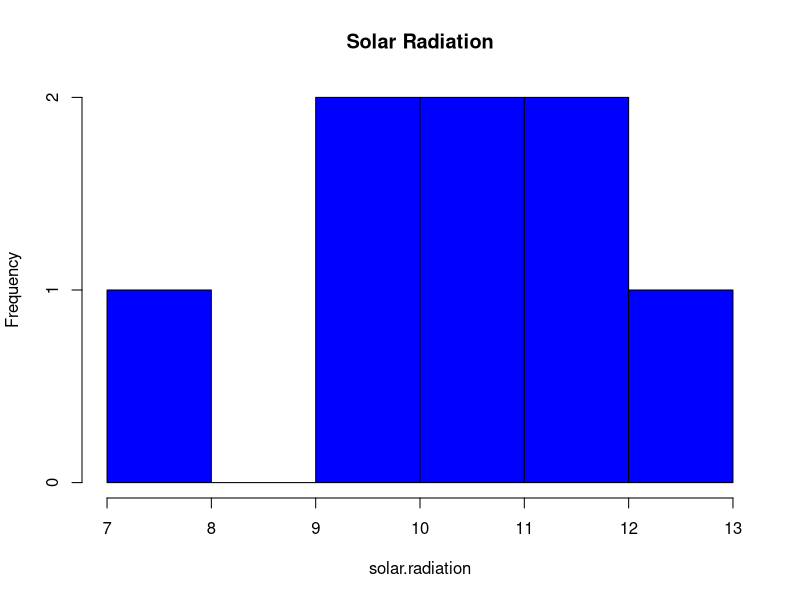
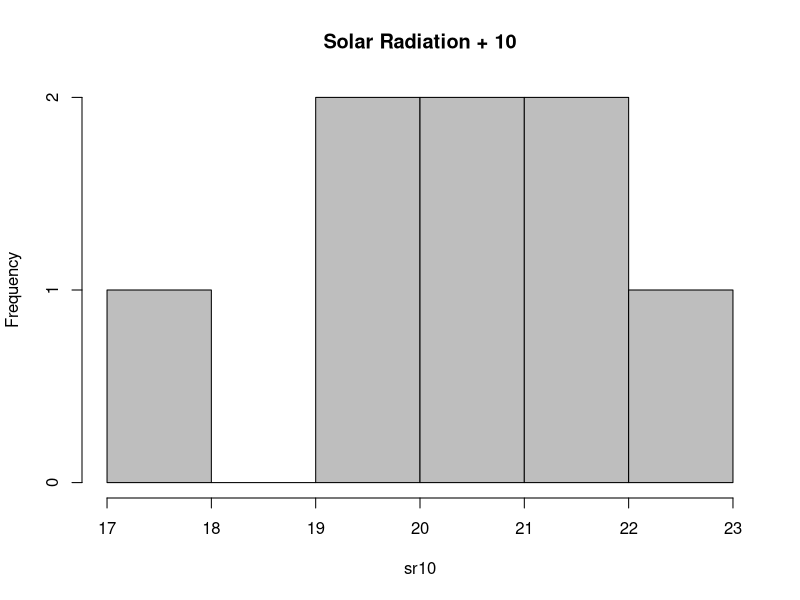
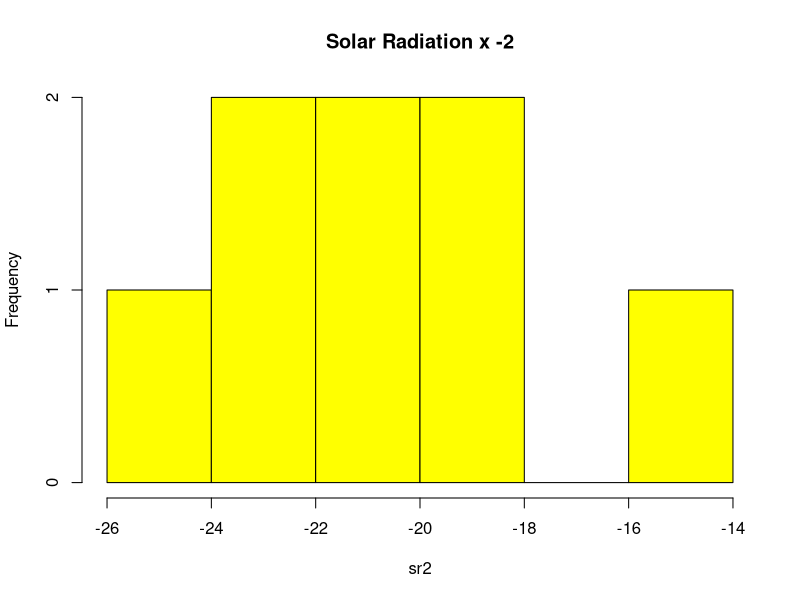
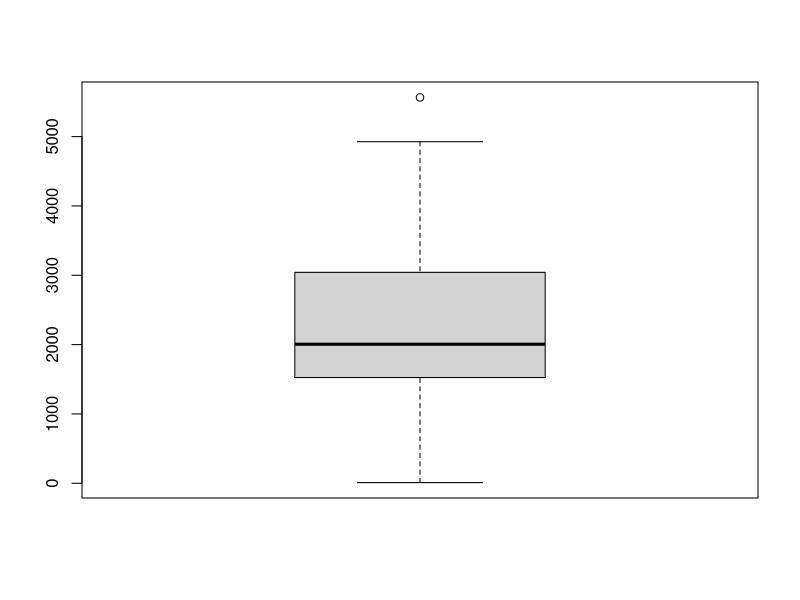
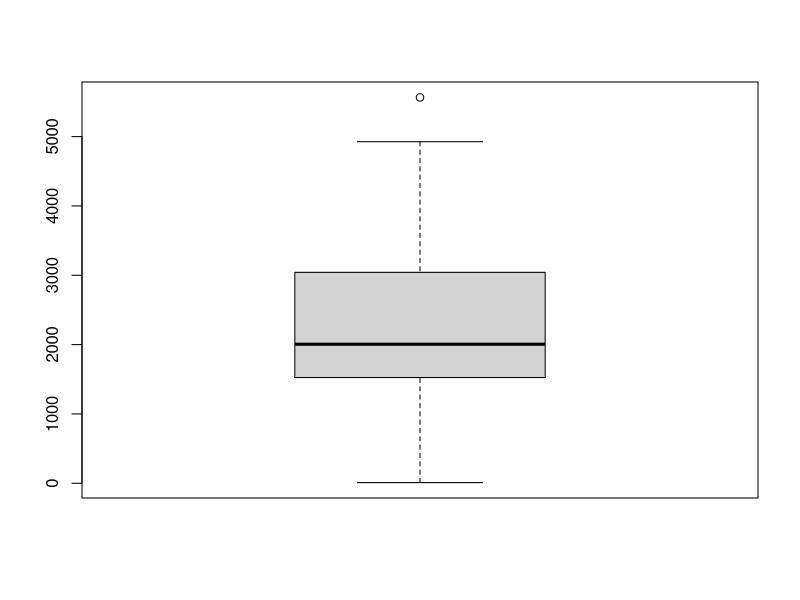
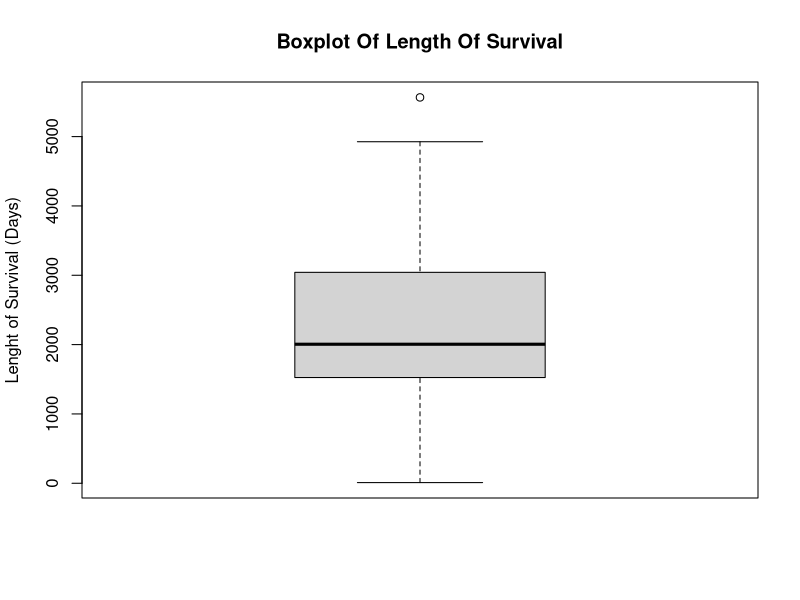
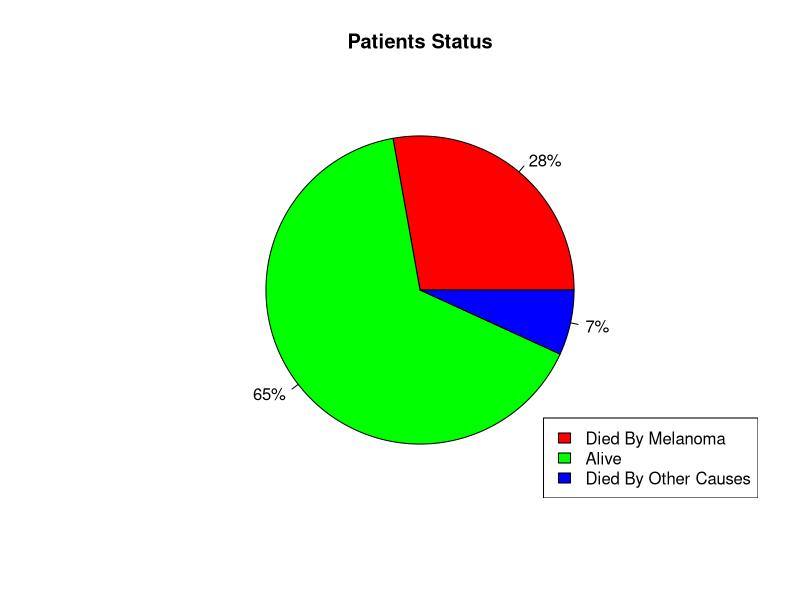
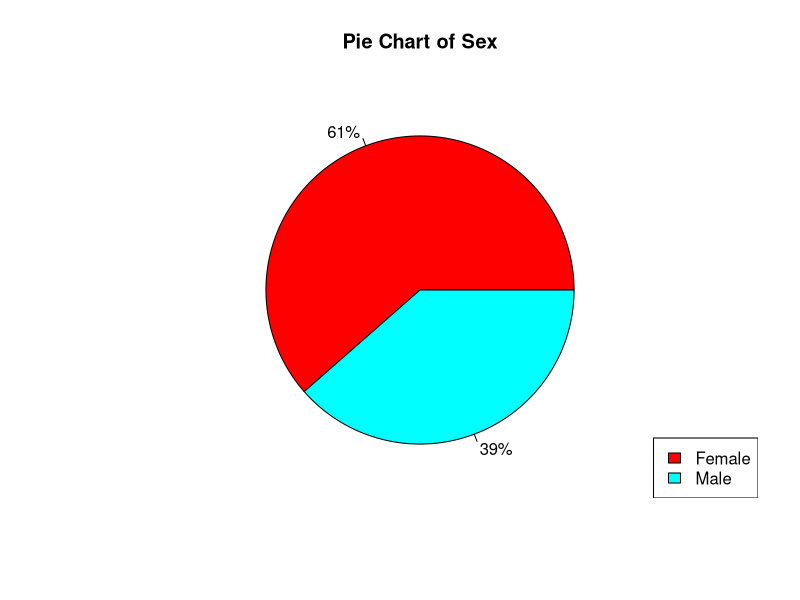

The R script that drew these images, in order:
#vector creation
solar.radiation=c(12.3, 11.4, 7.1, 9.2, 10.3, 10.8, 9.5, 11.8)

#Mean of solar.radiation
mean_solar.radiation = mean (solar.radiation)
mean_solar.radiation

#Median of solar.radiation
median_solar.radiation = median (solar.radiation)
median_solar.radiation

#variance of solar.radiation
var_solar.radiation = var(solar.radiation)
var_solar.radiation

# +10 = sr10
sr10= solar.radiation + 10
sr10

#Mean of sr10
mean_sr10= mean (sr10)
mean_sr10

#Median of sr10
median_sr10 = median (sr10)
median_sr10

#variance of sr10
var_sr10=var(sr10)
var_sr10

#different of Solar.radiation to sr10
mean_sr10 - mean_solar.radiation
median_sr10 - median_solar.radiation 
var_sr10 - var_solar.radiation
2.828571 - 2.828571

#solar.radiation x -2 (sr2)
sr2= solar.radiation * -2
sr2

#Mean of sr2
mean_sr2 = mean(sr2)
mean_sr2

#Median of sr2
median_sr2 = median(sr2)
median_sr2

#Variance of sr2
var_sr2= var(sr2)
var_sr2

#different of Solar.radiation to sr2
mean_solar.radiation - mean_sr2
median_solar.radiation - median_sr2
var_solar.radiation - var_sr2

#histogram
hist_sola = hist(solar.radiation, main="Solar Radiation", col= c("blue"))
hist_sr10 = hist(sr10, main="Solar Radiation + 10", col= c("grey"))
hist_sr2 = hist(sr2, main="Solar Radiation x -2", col= c("yellow"))


#Question 3

library("MASS")
data("Melanoma")

Melanoma
help("Melanoma")

dim(Melanoma)
names(Melanoma)
str(Melanoma)
typeof(Melanoma)
Melanoma$sex



time.freq=table(Melanoma$time)
status.freq=table(Melanoma$status)
sex.freq=table(Melanoma$sex)
age.freq=table(Melanoma$age)
year.freq=table(Melanoma$year)
thickness.freq=table(Melanoma$thickness)
ulcer.freq=table(Melanoma$ulcer)



#plot of time
boxplot(Melanoma$time)
print(boxplot(Melanoma$time))
boxplot(Melanoma$time,ylab="Lenght of Survival (Days)", main= "Boxplot Of Length Of Survival")

#Stat of Melanoma$time
mean(Melanoma$time)
median(Melanoma$time)
var(Melanoma$time)

#plot of Status
status.percent=round(100*status.freq/sum(status.freq),0)
status.pie.label=paste(status.percent,"%",sep="")
pie(status.freq, main="Patients Status", labels=c(status.pie.label), col=rainbow(length(status.freq)))
legend("bottomright", c("Died By Melanoma", "Alive", "Died By Other Causes"),fill=rainbow(length(status.freq)))


#plot of sex
sex.percent= round(100*sex.freq/sum(sex.freq),0)
sex.pie.label=paste(sex.percent,"%",sep="" )
sex.pie.label
pie(sex.freq, main="Pie Chart of Sex", labels=c(sex.pie.label), col=rainbow(length(sex.freq)))
legend("bottomright", c("Female", "Male"), fill=rainbow(length(sex.freq)))



#plot of age
boxplot(Melanoma$age)
print(boxplot(Melanoma$age))
boxplot(Melanoma$age,ylab="Age in years", main= "Boxplot of Age Distrubution")

#Stat of Melanoma$age
mean(Melanoma$age)
median(Melanoma$age)
var(Melanoma$age)

#plot of year
boxplot(Melanoma$year)
print(boxplot(Melanoma$year))
boxplot(Melanoma$year,ylab="Year of Operation", main= "Boxplot of Operation Year")

#Stat of Melanoma$year
mean(Melanoma$year)
median(Melanoma$year)
var(Melanoma$year)

#plot of thickness
boxplot(Melanoma$thickness)
print(boxplot(Melanoma$thickness))
boxplot(Melanoma$thickness,ylab="Tumour Thickness(mm)", main= "Boxplot of Tumour Thickness")

#Stat of Melanoma$thickness
mean(Melanoma$thickness)
median(Melanoma$thickness)
var(Melanoma$thickness)

#plot of Ulcer
ulcer.percent=round(100*ulcer.freq/sum(ulcer.freq),0)
ulcer.percent
ulcer.pie.label=paste(ulcer.percent,"%",sep="")
pie(ulcer.freq, main="Patients With Ulcer", labels=c(ulcer.pie.label), col=rainbow(length(ulcer.freq)))
legend("bottomright", c("Absence", "Present"),fill=rainbow(length(ulcer.freq)))










